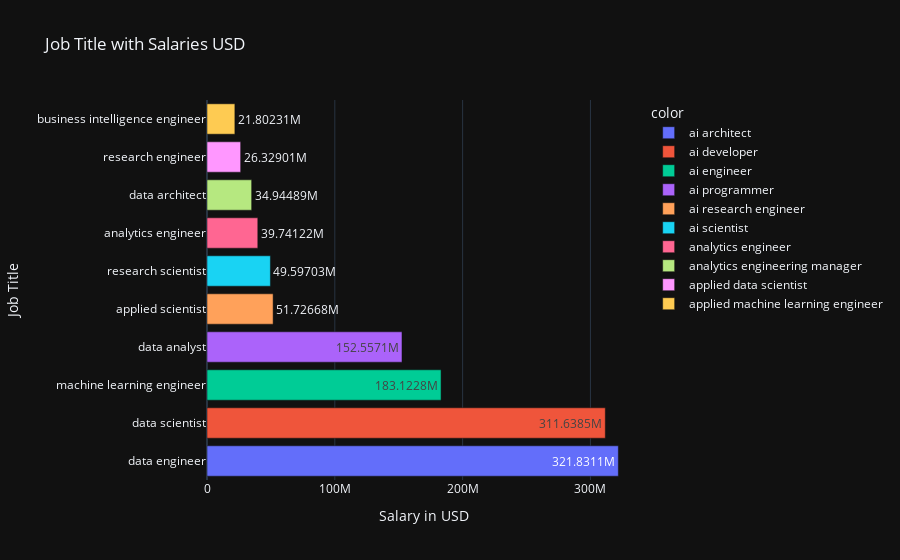

The notebook cell saved with this chart:
### Code cell
fig = go.Figure(iplot(px.bar(df_job_title_salary.sort_values(ascending=False)[:10],
             orientation='h',
             labels={'value':'Salary in USD','job_title':'Job Title'},
             title='Job Title with Salaries USD',
             template='plotly_dark',
             color=df_job_title_salary.index[:10],
             text_auto=True
))
)

### Figure 1 — Plotly figure (JSON) as saved in the notebook; plotly's stock layout.template omitted (floating-point values rounded to 4 significant figures)
{"data": [{"alignmentgroup": "True", "hovertemplate": "color=ai architect<br>Salary in USD=%{x}<br>Job Title=%{y}<extra></extra>", "legendgroup": "ai architect", "marker": {"color": "#636efa", "pattern": {"shape": ""}}, "name": "ai architect", "offsetgroup": "ai architect", "orientation": "h", "showlegend": true, "textposition": "auto", "texttemplate": "%{x}", "type": "bar", "x": [321831109], "xaxis": "x", "y": ["data engineer"], "yaxis": "y"}, {"alignmentgroup": "True", "hovertemplate": "color=ai developer<br>Salary in USD=%{x}<br>Job Title=%{y}<extra></extra>", "legendgroup": "ai developer", "marker": {"color": "#EF553B", "pattern": {"shape": ""}}, "name": "ai developer", "offsetgroup": "ai developer", "orientation": "h", "showlegend": true, "textposition": "auto", "texttemplate": "%{x}", "type": "bar", "x": [311638539], "xaxis": "x", "y": ["data scientist"], "yaxis": "y"}, {"alignmentgroup": "True", "hovertemplate": "color=ai engineer<br>Salary in USD=%{x}<br>Job Title=%{y}<extra></extra>", "legendgroup": "ai engineer", "marker": {"color": "#00cc96", "pattern": {"shape": ""}}, "name": "ai engineer", "offsetgroup": "ai engineer", "orientation": "h", "showlegend": true, "textposition": "auto", "texttemplate": "%{x}", "type": "bar", "x": [183122811], "xaxis": "x", "y": ["machine learning engineer"], "yaxis": "y"}, {"alignmentgroup": "True", "hovertemplate": "color=ai programmer<br>Salary in USD=%{x}<br>Job Title=%{y}<extra></extra>", "legendgroup": "ai programmer", "marker": {"color": "#ab63fa", "pattern": {"shape": ""}}, "name": "ai programmer", "offsetgroup": "ai programmer", "orientation": "h", "showlegend": true, "textposition": "auto", "texttemplate": "%{x}", "type": "bar", "x": [152557124], "xaxis": "x", "y": ["data analyst"], "yaxis": "y"}, {"alignmentgroup": "True", "hovertemplate": "color=ai research engineer<br>Salary in USD=%{x}<br>Job Title=%{y}<extra></extra>", "legendgroup": "ai research engineer", "marker": {"color": "#FFA15A", "pattern": {"shape": ""}}, "name": "ai research engineer", "offsetgroup": "ai research engineer", "orientation": "h", "showlegend": true, "textposition": "auto", "texttemplate": "%{x}", "type": "bar", "x": [51726677], "xaxis": "x", "y": ["applied scientist"], "yaxis": "y"}, {"alignmentgroup": "True", "hovertemplate": "color=ai scientist<br>Salary in USD=%{x}<br>Job Title=%{y}<extra></extra>", "legendgroup": "ai scientist", "marker": {"color": "#19d3f3", "pattern": {"shape": ""}}, "name": "ai scientist", "offsetgroup": "ai scientist", "orientation": "h", "showlegend": true, "textposition": "auto", "texttemplate": "%{x}", "type": "bar", "x": [49597032], "xaxis": "x", "y": ["research scientist"], "yaxis": "y"}, {"alignmentgroup": "True", "hovertemplate": "color=analytics engineer<br>Salary in USD=%{x}<br>Job Title=%{y}<extra></extra>", "legendgroup": "analytics engineer", "marker": {"color": "#FF6692", "pattern": {"shape": ""}}, "name": "analytics engineer", "offsetgroup": "analytics engineer", "orientation": "h", "showlegend": true, "textposition": "auto", "texttemplate": "%{x}", "type": "bar", "x": [39741218], "xaxis": "x", "y": ["analytics engineer"], "yaxis": "y"}, {"alignmentgroup": "True", "hovertemplate": "color=analytics engineering manager<br>Salary in USD=%{x}<br>Job Title=%{y}<extra></extra>", "legendgroup": "analytics engineering manager", "marker": {"color": "#B6E880", "pattern": {"shape": ""}}, "name": "analytics engineering manager", "offsetgroup": "analytics engineering manager", "orientation": "h", "showlegend": true, "textposition": "auto", "texttemplate": "%{x}", "type": "bar", "x": [34944891], "xaxis": "x", "y": ["data architect"], "yaxis": "y"}, {"alignmentgroup": "True", "hovertemplate": "color=applied data scientist<br>Salary in USD=%{x}<br>Job Title=%{y}<extra></extra>", "legendgroup": "applied data scientist", "marker": {"color": "#FF97FF", "pattern": {"shape": ""}}, "name": "applied data scientist", "offsetgroup": "applied data scientist", "orientation": "h", "showlegend": true, "textposition": "auto", "texttemplate": "%{x}", "type": "bar", "x": [26329009], "xaxis": "x", "y": ["research engineer"], "yaxis": "y"}, {"alignmentgroup": "True", "hovertemplate": "color=applied machine learning engineer<br>Salary in USD=%{x}<br>Job Title=%{y}<extra></extra>", "legendgroup": "applied machine learning engineer", "marker": {"color": "#FECB52", "pattern": {"shape": ""}}, "name": "applied machine learning engineer", "offsetgroup": "applied machine learning engineer", "orientation": "h", "showlegend": true, "textposition": "auto", "texttemplate": "%{x}", "type": "bar", "x": [21802308], "xaxis": "x", "y": ["business intelligence engineer"], "yaxis": "y"}], "layout": {"barmode": "relative", "legend": {"title": {"text": "color"}, "tracegroupgap": 0}, "title": {"text": "Job Title with Salaries USD"}, "xaxis": {"anchor": "y", "domain": [0, 1], "title": {"text": "Salary in USD"}}, "yaxis": {"anchor": "x", "domain": [0, 1], "title": {"text": "Job Title"}}}}
